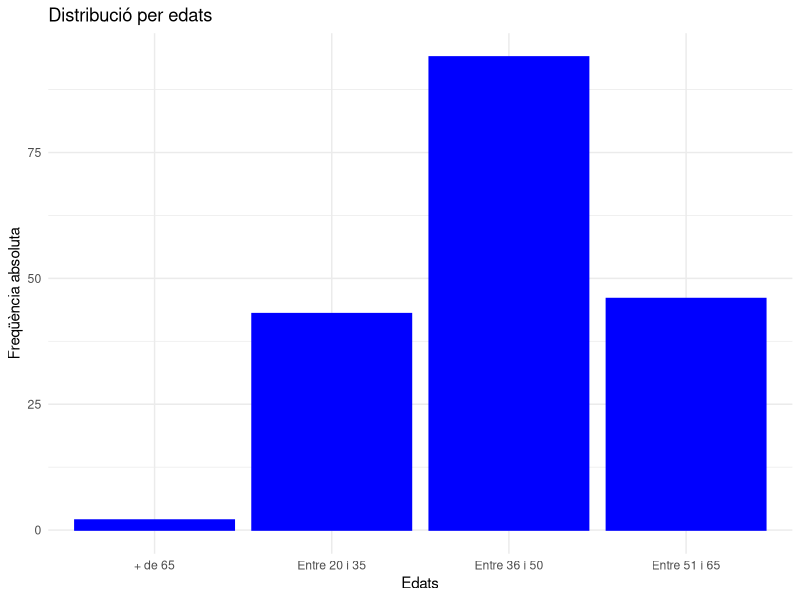
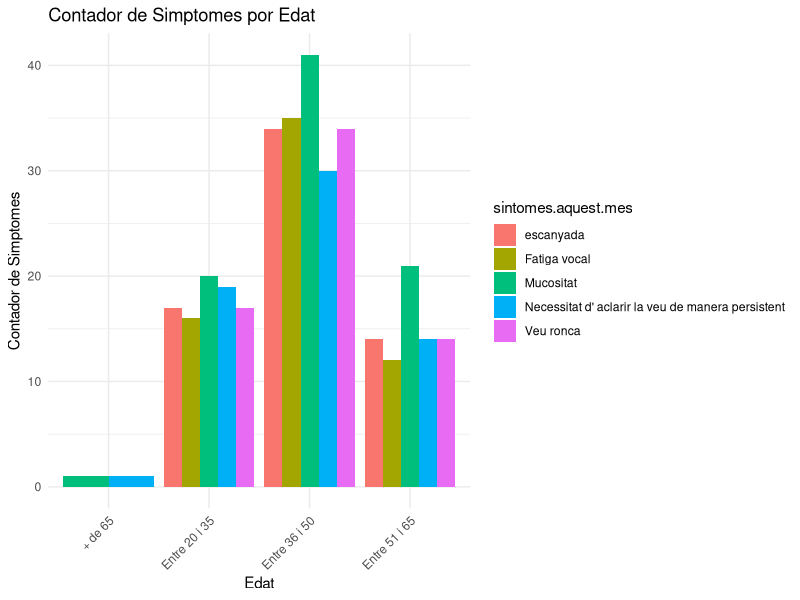
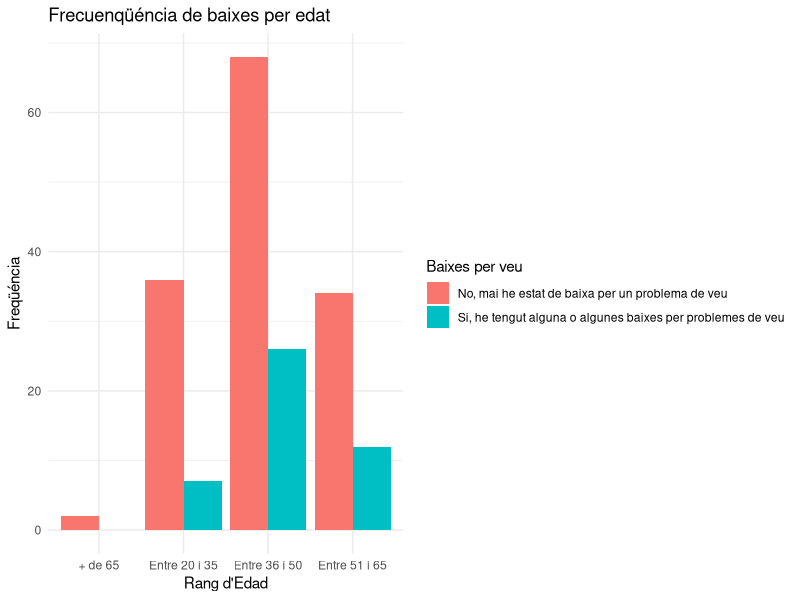
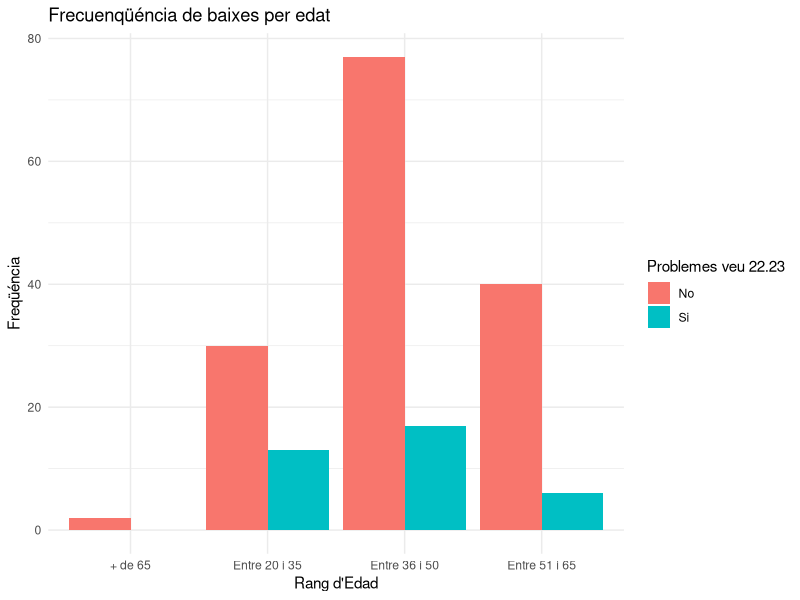
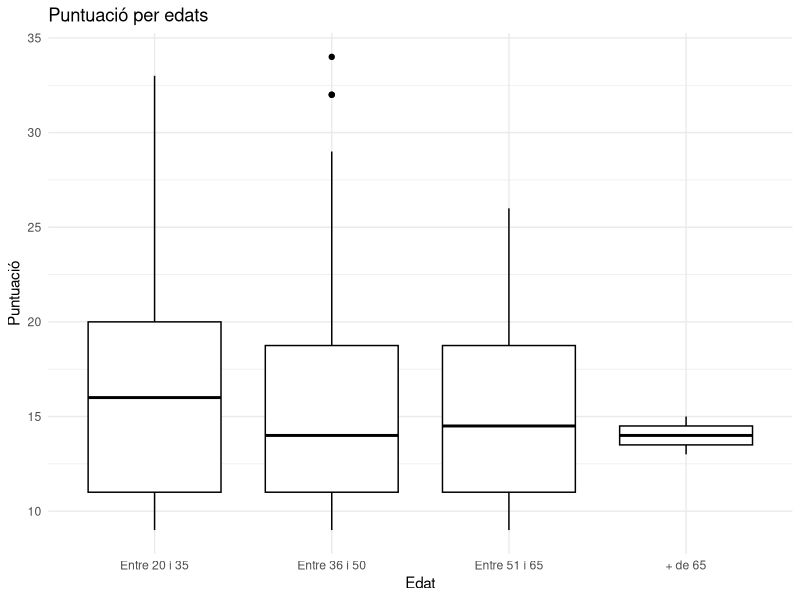

Write R code to recreate these figures, in order.
## ---- chunk 1

library(tidyverse)
library(ggplot2)
## ---- chunk 2

#Aquí primer renombram les columnes perquè sigui més fàcil d'entendre
dades <- read.csv("Salut_Vocal_anonimizada.csv", sep = ";") 
dades <- dades %>% rename(
  p1 = La.gent.em.sent.amb.dificultat.a.causa.de.la.meva.veu,
  p2 = La.gent.no.m.entén.en.llocs.sorollosos,
  p3 = Els.meus.problemes.amb.la.veu.alteren.la.meva.vida.personal.i.social,
  p4 = Em.sent.desplaçat.de.les.converses.per.la.meva.veu,
  p5 = El.meu.problema.amb.la.veu.afecta.el.rendiment.laboral,
  p6 = Not.que.necessit.tensar.la.gola..gargamella..per.produir.la.veu,
  p7 = La.qualitat.de.la.meva.veu.és.imprevisible,
  p8 = La.meva.veu.em.molesta,
  p9 = La.meva.veu.em.fa.sentir.certa.minusvalidesa,
  p10 = La.gent.em.pregunta..què.et.passa.amb.la.veu.
  )


#Ara el que feim és canviar els caràcters pels factors corresponents. Farem els a la mateixa columna del data frame.
dades <- dades %>% mutate(
    p1 = factor(p1, 
    levels = c("Mai", "Gairebé mai", "A vegades", "Gairebé sempre", "Sempre"), 
    labels = c(0,1,2,3,4)),
    
    p2 = factor(p2, 
    levels = c("Mai", "Gairebé mai", "A vegades", "Gairebé sempre", "Sempre"), 
    labels = c(0,1,2,3,4)),
    
    p3 = factor(p3, 
    levels = c("Mai", "Gairebé mai", "A vegades", "Gairebé sempre", "Sempre"), 
    labels = c(0,1,2,3,4)),
    
    p4 = factor(p4, 
    levels = c("Mai", "Gairebé mai", "A vegades", "Gairebé sempre", "Sempre"), 
    labels = c(0,1,2,3,4)),
    
    p5 = factor(p5, 
    levels = c("Mai", "Gairebé mai", "A vegades", "Gairebé sempre", "Sempre"), 
    labels = c(0,1,2,3,4)),
    
    
    p6 = factor(p6, 
    levels = c("Mai", "Gairebé mai", "A vegades", "Gairebé sempre", "Sempre"), 
    labels = c(0,1,2,3,4)),
    
    p7 = factor(p7, 
    levels = c("Mai", "Gairebé mai", "A vegades", "Gairebé sempre", "Sempre"), 
    labels = c(0,1,2,3,4)),
    
    p8 = factor(p8, 
    levels = c("Mai", "Gairebé mai", "A vegades", "Gairebé sempre", "Sempre"), 
    labels = c(0,1,2,3,4)),
    
    p9 = factor(p9, 
    levels = c("Mai", "Gairebé mai", "A vegades", "Gairebé sempre", "Sempre"), 
    labels = c(0,1,2,3,4)),
    
    p10 = factor(p10, 
    levels = c("Mai", "Gairebé mai", "A vegades", "Gairebé sempre", "Sempre"), 
    labels = c(0,1,2,3,4)),
    
    .keep = "all", .after = Fa.alguna.de.les.activitats.següents..Es.pot.marcar.més.d.una.opció
  )

#Ara hem de passar les dades a numèric.

dades <- dades %>%
  mutate(across(29:38, as.numeric))

#Ara afegim una columna amb el sumatori

dades2 <- dades %>%
  select(-last_col())

dades2 <- dades2 %>%
  rowwise() %>%  # Para aplicar la operación fila por fila
  mutate(SumaFila = sum(c_across(29:37), na.rm = TRUE)) %>%
  ungroup()
## ---- chunk 3
dades2$Quina.edat.té. <- dades$Quina.edat.té. %>% factor(levels = c("Entre 20 i 35", "Entre 36 i 50", "Entre 51 i 65", "+ de 65"))
grafic <- dades %>% ggplot(aes(x = Quina.edat.té.)) + geom_bar(color = "blue", fill = "blue") + labs(x="Edats", y="Freqüència absoluta") + ggtitle("Distribució per edats") + theme_minimal()
grafic
## ---- chunk 4
dades <- dades %>% rename(
  edat = Quina.edat.té.,
  sintomes.aquest.mes = Aquest.mes.ha.tengut.algún.símptoma.vocal.dels.següents..Es.pot.marcar.més.d.una.opció,
  baixa.veu = En.alguna.ocasió..ha.estat.de.baixa.laboral.per.problemes.de.veu.,
  problemes.veu.22.23 = Ha.tengut.problemes.de.veu.importants.i.que.li.han.dificultat.la.feina.al.llarg.del.curs.2022.2023.
 )

## ---- chunk 5
dades$sintomes.aquest.mes <- as.character(dades$sintomes.aquest.mes)

sintomes.mes.separat <- dades %>%
  separate_rows(sintomes.aquest.mes, sep = ",\\s*")

contar_sintomes_mes <- sintomes.mes.separat %>% group_by(edat, sintomes.aquest.mes) %>%
  summarise(Conteo = n()) %>%
  ungroup()

contar_sintomes_mes
## ---- chunk 6
library(ggplot2)
ggplot(contar_sintomes_mes, aes(x = edat, y = Conteo, fill = sintomes.aquest.mes)) +
  geom_bar(stat = "identity", position = "dodge") +
  labs(title = "Contador de Simptomes por Edat", x = "Edat", y = "Contador de Simptomes") +
    theme_minimal() +
    theme(axis.text.x = element_text(angle = 45, hjust = 1))


## ---- chunk 7
# Cargar los paquetes necesarios
library(dplyr)

# Supongamos que tu dataframe se llama 'encuesta'
# Reemplazamos la respuesta incorrecta en la fila 16 con una sola opción
dades <- dades %>%
  mutate(baixa.veu = ifelse(baixa.veu == "No, mai he estat de baixa per un problema de veu, Si, he tengut alguna o algunes baixes per problemes de veu", 
                       "Si, he tengut alguna o algunes baixes per problemes de veu", 
                       baixa.veu))
table(dades$baixa.veu)

# Crear tabla cruzada entre edad y baja
taula_creuada_baixa <- as.data.frame(table(dades$edat, dades$baixa.veu))
taula_creuada_baixa
## ---- chunk 8
# Cambiar los nombres de las columnas para mayor claridad
colnames(taula_creuada_baixa) <- c("edat", "baixa.veu", "Freq")

# Crear el gráfico
ggplot(taula_creuada_baixa, aes(x = edat, y = Freq, fill = baixa.veu)) +
  geom_bar(stat = "identity", position = "dodge") +
  labs(title = "Frecuenqüéncia de baixes per edat", 
       x = "Rang d'Edad", 
       y = "Freqüéncia", 
       fill = "Baixes per veu") +
  theme_minimal()


## ---- chunk 9
table(dades$edat)
table(dades$problemes.veu.22.23)
# Taula creuada entre edats i problemes de veu entre el 22.23:
taula_creuada_problemes_veu <- as.data.frame(table(dades$edat, dades$problemes.veu.22.23))
taula_creuada_problemes_veu

## ---- chunk 10
# Cambiar los nombres de las columnas para mayor claridad
colnames(taula_creuada_problemes_veu) <- c("edat", "Problemes_veu_2223", "Freq")

# Crear el gráfico
ggplot(taula_creuada_problemes_veu, aes(x = edat, y = Freq, fill = Problemes_veu_2223)) +
  geom_bar(stat = "identity", position = "dodge") +
  labs(title = "Frecuenqüéncia de baixes per edat", 
       x = "Rang d'Edad", 
       y = "Freqüéncia", 
       fill = "Problemes veu 22.23") +
  theme_minimal()

## ---- chunk 11
grafic2 <- dades2 %>% select(Quina.edat.té., SumaFila) %>% ggplot(aes(x = Quina.edat.té., y = SumaFila)) + geom_boxplot( color = "black") + labs(x = "Edat", y = "Puntuació") + ggtitle("Puntuació per edats") + theme_minimal()
grafic2
